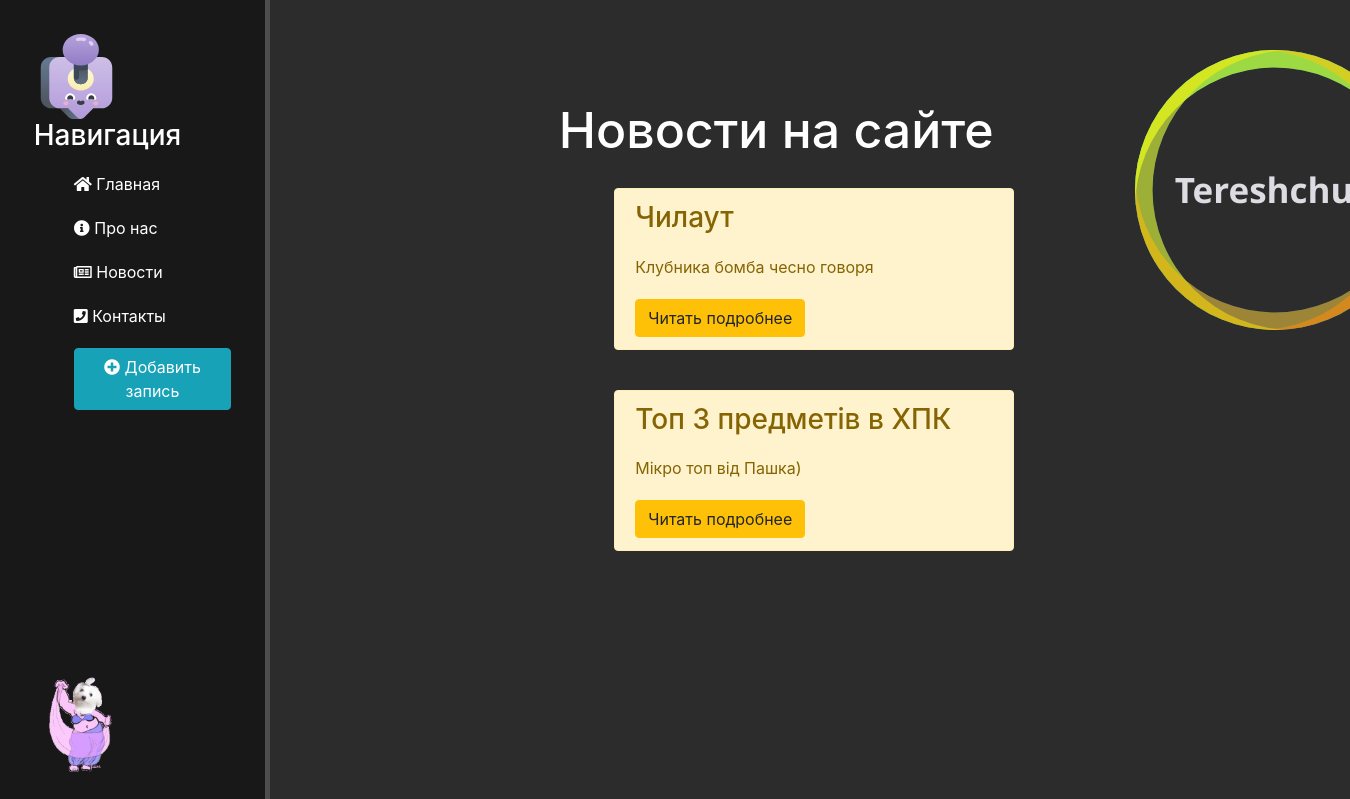
Page /news/ on the committed database.
### news/models.py (models this page shows, shortened)
class Articles(models.Model):
    title = models.CharField('Название', max_length=50)
    anons = models.CharField('Анонс', max_length=250)
    full_text = models.TextField('Статья')
    date = models.DateTimeField('Дата публикации')
    class Meta:
        verbose_name = 'Новость'
        verbose_name_plural = 'Новости'

### news/views.py (the view)
# urls.py: path('', views.news_home, name="news_home"),
def news_home(request):
    news = Articles.objects.order_by('-date')
    return render(request, 'news/news_home.html', {'news': news})

### news/templates/news/news_home.html (shortened to what this page needs)
{% extends 'main/layout.html' %}
{% block content %}
    <div class="features">
        <h1>Новости на сайте</h1>
    {% if news %}
        {% for el in news %}
            <div class="alert alert-warning">
                <h3>{{ el.title }}</h3>
                <p>{{ el.anons }}</p>
                <a href="{% url 'news_detail' el.id %}" class="btn btn-warning">Читать подробнее</a>
            </div>
        {% endfor %}
    {% else %}
        <p>У вас нет записей!</p>
    {% endif %}
    </div>
{% endblock %}

### main/templates/main/layout.html (shortened to what this page needs)
{% load static %}
<!doctype html>
<html lang="ru">
<head>
    <link rel="stylesheet" href="https://stackpath.bootstrapcdn.com/bootstrap/4.5.2/css/bootstrap.min.css">
    <link rel="stylesheet" href="{% static 'main/css/main.css' %}">
    <link rel="stylesheet" href="https://use.fontawesome.com/releases/v5.8.2/css/all.css">
</head>
<body>
        <span class="hoja"> Tereshchuk </font></span>
    <aside>
        <img src="{% static 'main/img/logo.svg' %}" alt="Лого">
        <h3>Навигация</h3>
        <ul>
            <a href="{% url 'home' %}"><li><i class="fas fa-home"></i> Главная</li></a>
            <a href="{% url 'about' %}"><li><i class="fas fa-info-circle"></i> Про нас</li></a>
            <a href="{% url 'news_home' %}"><li><i class="far fa-newspaper"></i> Новости</li></a>
            <a href="{% url 'contacts' %}"><li><i class="fas fa-phone-square"></i> Контакты</li></a>
            <a href="{% url 'create' %}"><li></li><button class="btn btn-info"><i class="fas fa-plus-circle"></i> Добавить запись</button></a>
        </ul>
        <img class="gifka" src="{% static 'main/img/pes.gif' %}" alt="я джифка" >
    </aside>
    <main>
        {%block content%}
        {% endblock %}
    </main>
</body>
</html>

### main/static/main/css/main.css (style rules this page uses)
body { background : #2c2c2c; }
aside { float: left; background: #181818; width: 20%; padding: 2.5%; height: 100vh; color: #fff; border-right: 5px solid #4d4d4d; }
aside img { width: 85px; float: left; }
aside h3 { margin-top: 35px; font-size: 28px; }
aside ul { list-style: none }
aside ul li { color: #fff; display: block; margin-top: 20px; transition: transform .6s ease; }
main .features { float: left; color: #fff; margin-top: 100px; text-align: center; width: 75%; }
main .features h1 { font-size: 50px; }
main .features p { max-width: 400px; margin: 20px auto }
.alert-warning { float: left; clear: both; width: 400px; margin: 20px 34%; text-align: left; }
.gifka { margin-top: 250px }
html, body { height: 100%; }
body { overflow: hidden; }
.hoja { color: #dcdce2; position: absolute; top: 50%; left: 50%; margin-left: 460px; margin-top: -350px; width: 280px; height: 280px; text-align: center; font-family: 'Open Sans', sans-serif; font-size: 35px; line-height: 280px; -webkit-font-smoothing: antialiased; }
.hoja:after, .hoja:before { content: ""; border-radius: 100%; position: absolute; top: 0; left: 0; width: 100%; height: 100%; -webkit-transform-origin: center center; transform-origin: center center; }
.hoja:after { box-shadow: inset 0 17.5px 0 rgba(250, 250, 0, 0.6), inset 17.5px 0 0 rgba(250, 200, 0, 0.6), inset 0 -17.5px 0 rgba(250, 150, 0, 0.6), inset -17.5px 0 0 rgba(250, 100, 0, 0.6); -webkit-animation: rotar 2s -0.5s linear infinite; animation: rotar 2s -0.5s linear infinite; }
.hoja:before { box-shadow: inset 0 17.5px 0 rgba(0, 250, 250, 0.6), inset 17.5px 0 0 rgba(0, 200, 200, 0.6), inset 0 -17.5px 0 rgba(0, 150, 200, 0.6), inset -17.5px 0 0 rgba(0, 200, 250, 0.6); -webkit-animation: rotarIz 2s -0.5s linear infinite; animation: rotarIz 2s -0.5s linear infinite; }

### rows in the picture
Articles: title "Чилаут", anons "Клубника бомба чесно говоря"
Articles: title "Топ 3 предметів в ХПК", anons "Мікро топ від Пашка)"
